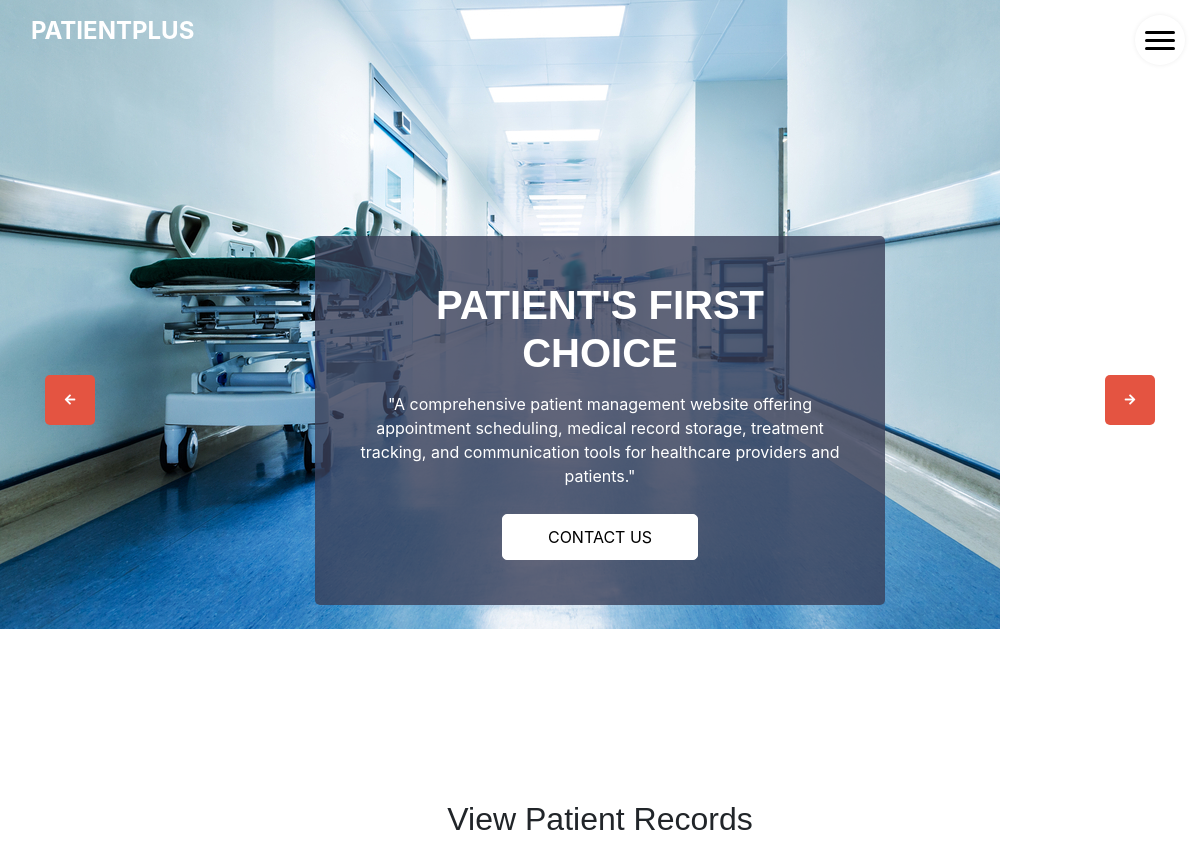
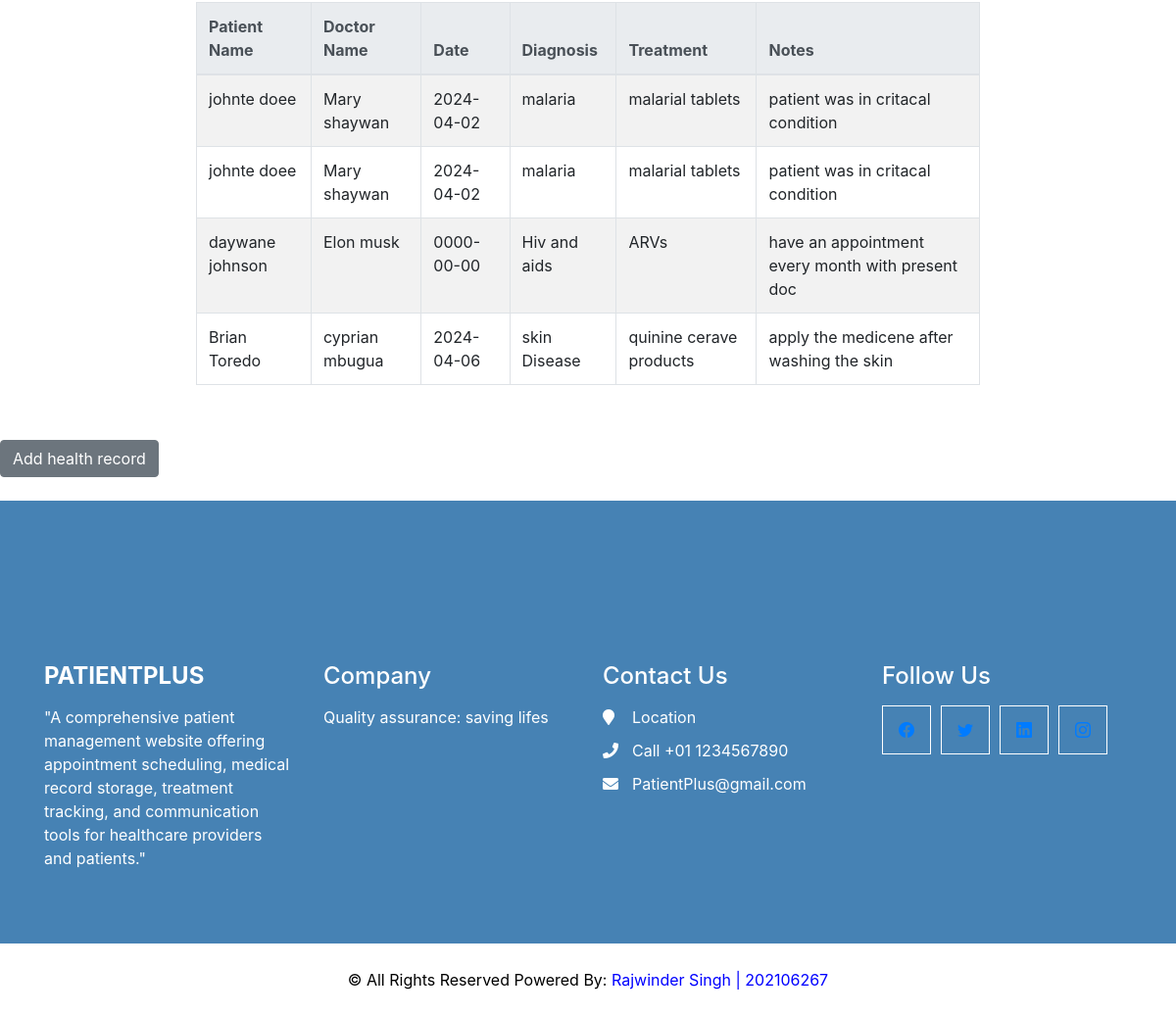
/patientrecords.php, run on the app's committed database (2 pictures, top to bottom).
### tables this page shows
CREATE TABLE `medicalrecords` (
  `RecordID` int(11) NOT NULL,
  `PatientID` int(11) DEFAULT NULL,
  `Date` date NOT NULL,
  `Diagnosis` text DEFAULT NULL,
  `Treatment` text DEFAULT NULL,
  `DoctorID` int(11) DEFAULT NULL,
  `Notes` text DEFAULT NULL,
  `PatientName` varchar(255) DEFAULT NULL,
  `DoctorsName` varchar(255) DEFAULT NULL
);

### patientrecords.php (the view, shortened to what this page needs)
<?php
include_once 'layout.php';
?>
<!DOCTYPE html>
<html lang="en">
<head>
    <link href="https://stackpath.bootstrapcdn.com/bootstrap/4.5.2/css/bootstrap.min.css" rel="stylesheet">
</head>
<body>
<div class="container">
    <h2>View Patient Records</h2>
    <div class="table-container">
        <div class="table-responsive">
            <table class="table table-bordered table-striped">
                <thead class="thead-light">
                <tr>
                    <th>Patient Name</th>
                    <th>Doctor Name</th>
                    <th>Date</th>
                    <th>Diagnosis</th>
                    <th>Treatment</th>
                    <th>Notes</th>
                </tr>
                </thead>
                <tbody>
                <?php
                include_once 'config.php';
                $sql = "SELECT MR.Date, MR.Diagnosis, MR.Treatment, MR.Notes,
                                   CONCAT(P.FirstName, ' ', P.LastName) AS PatientName,
                                   CONCAT(D.FirstName, ' ', D.LastName) AS DoctorName
                            FROM MedicalRecords MR
                            JOIN Patients P ON MR.PatientID = P.PatientID
                            JOIN Doctors D ON MR.DoctorID = D.DoctorID";
                $result = $conn->query($sql);
                if ($result->num_rows > 0) {
                    while($row = $result->fetch_assoc()) {
                        echo "<tr>";
                        echo "<td>" . $row["PatientName"] . "</td>";
                        echo "<td>" . $row["DoctorName"] . "</td>";
                        echo "<td>" . $row["Date"] . "</td>";
                        echo "<td>" . $row["Diagnosis"] . "</td>";
                        echo "<td>" . $row["Treatment"] . "</td>";
                        echo "<td>" . $row["Notes"] . "</td>";
                        echo "</tr>";
                    }
                } else {
                    echo "<tr><td colspan='6'>No patient records found</td></tr>";
                }
                ?>
                </tbody>
            </table>
        </div>
    </div>
</div>
<br>
<a href="add_patientrecord.php" class="btn btn-secondary mt-3">Add health record</a><br>
<br>
<?php
include 'footer.php';
?>
</body>
</html>

### css/style.css (style rules this page uses)
body { font-family: "Poppins", sans-serif; color: #0c0c0c; background-color: #ffffff; overflow-x: hidden; }
h1, h2 { font-family: "octin sports", sans-serif; }
a, a:hover, a:focus { text-decoration: none; }
.btn, .btn:focus { outline: none !important; -webkit-box-shadow: none; box-shadow: none; }

### css/patients.css (style rules this page uses)
@media (min-width: 1200px) { .container { max-width: 1170px; } }

### patientrecords.php (style rules this page uses)
h2 { text-align: center; margin-top: 20px; margin-bottom: 30px; }
.table-container { max-width: 800px; margin: 0 auto; }
.table-responsive { overflow-x: auto; }

### data on the page
medicalrecords: PatientName "johnte doee", DoctorName "Mary shaywan", Date "2024-04-02", Diagnosis "malaria", Treatment "malarial tablets", Notes "patient was in critacal condition"
medicalrecords: PatientName "johnte doee", DoctorName "Mary shaywan", Date "2024-04-02", Diagnosis "malaria", Treatment "malarial tablets", Notes "patient was in critacal condition"
medicalrecords: PatientName "daywane johnson", DoctorName "Elon musk", Date "0000-00-00", Diagnosis "Hiv and aids", Treatment "ARVs", Notes "have an appointment every month with present doc"
medicalrecords: PatientName "Brian Toredo", DoctorName "cyprian mbugua", Date "2024-04-06", Diagnosis "skin Disease", Treatment "quinine cerave products", Notes "apply the medicene after washing the skin"
